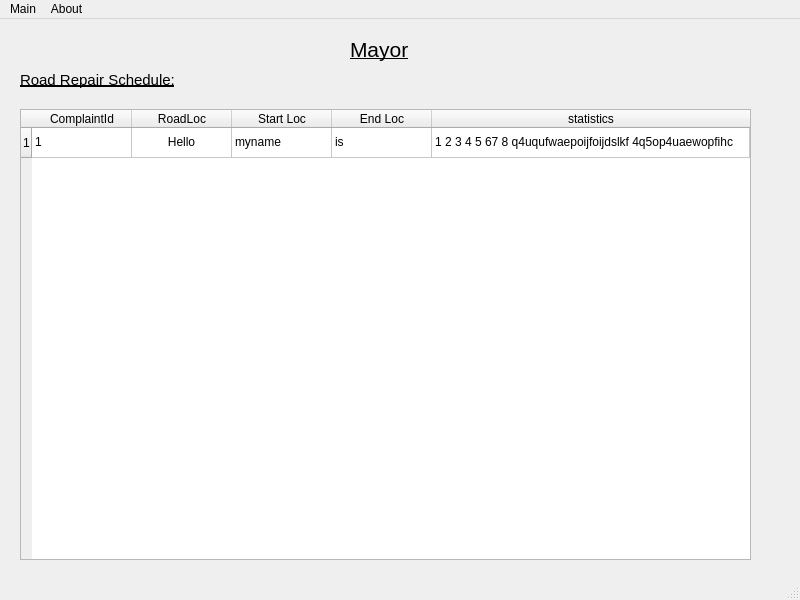
<?xml version="1.0" encoding="UTF-8"?>
<ui version="4.0">
 <class>MainMayor</class>
 <widget class="QMainWindow" name="MainMayor">
  <property name="geometry">
   <rect>
    <x>0</x>
    <y>0</y>
    <width>800</width>
    <height>600</height>
   </rect>
  </property>
  <property name="font">
   <font>
    <pointsize>9</pointsize>
   </font>
  </property>
  <property name="windowTitle">
   <string>MainWindow</string>
  </property>
  <widget class="QWidget" name="centralwidget">
   <widget class="QLabel" name="label">
    <property name="geometry">
     <rect>
      <x>350</x>
      <y>10</y>
      <width>101</width>
      <height>41</height>
     </rect>
    </property>
    <property name="font">
     <font>
      <pointsize>16</pointsize>
      <underline>true</underline>
     </font>
    </property>
    <property name="text">
     <string>Mayor</string>
    </property>
   </widget>
   <widget class="QTableWidget" name="tableWidget">
    <property name="geometry">
     <rect>
      <x>20</x>
      <y>90</y>
      <width>731</width>
      <height>451</height>
     </rect>
    </property>
    <property name="editTriggers">
     <set>QAbstractItemView::NoEditTriggers</set>
    </property>
    <attribute name="horizontalHeaderStretchLastSection">
     <bool>true</bool>
    </attribute>
    <row>
     <property name="text">
      <string>1</string>
     </property>
    </row>
    <column>
     <property name="text">
      <string>ComplaintId</string>
     </property>
    </column>
    <column>
     <property name="text">
      <string>RoadLoc</string>
     </property>
     <property name="background">
      <color>
       <red>194</red>
       <green>194</green>
       <blue>194</blue>
      </color>
     </property>
    </column>
    <column>
     <property name="text">
      <string>Start Loc</string>
     </property>
     <property name="background">
      <color>
       <red>194</red>
       <green>194</green>
       <blue>194</blue>
      </color>
     </property>
    </column>
    <column>
     <property name="text">
      <string>End Loc</string>
     </property>
     <property name="background">
      <color>
       <red>194</red>
       <green>194</green>
       <blue>194</blue>
      </color>
     </property>
    </column>
    <column>
     <property name="text">
      <string>statistics</string>
     </property>
     <property name="background">
      <color>
       <red>194</red>
       <green>194</green>
       <blue>194</blue>
      </color>
     </property>
    </column>
    <item row="0" column="0">
     <property name="text">
      <string>1</string>
     </property>
    </item>
    <item row="0" column="1">
     <property name="text">
      <string>Hello</string>
     </property>
     <property name="textAlignment">
      <set>AlignCenter</set>
     </property>
    </item>
    <item row="0" column="2">
     <property name="text">
      <string>myname </string>
     </property>
    </item>
    <item row="0" column="3">
     <property name="text">
      <string>is </string>
     </property>
    </item>
    <item row="0" column="4">
     <property name="text">
      <string>1 2 3 4 5 67 8 q4uqufwaepoijfoijdslkf 4q5op4uaewopfihc </string>
     </property>
    </item>
   </widget>
   <widget class="QLabel" name="label_2">
    <property name="geometry">
     <rect>
      <x>20</x>
      <y>50</y>
      <width>191</width>
      <height>21</height>
     </rect>
    </property>
    <property name="font">
     <font>
      <pointsize>11</pointsize>
      <underline>true</underline>
     </font>
    </property>
    <property name="text">
     <string>Road Repair Schedule:</string>
    </property>
   </widget>
  </widget>
  <widget class="QMenuBar" name="menubar">
   <property name="geometry">
    <rect>
     <x>0</x>
     <y>0</y>
     <width>800</width>
     <height>26</height>
    </rect>
   </property>
   <widget class="QMenu" name="menuMain">
    <property name="title">
     <string>Main</string>
    </property>
   </widget>
   <widget class="QMenu" name="menuAbout">
    <property name="title">
     <string>About</string>
    </property>
    <addaction name="actionDevelopers"/>
   </widget>
   <addaction name="menuMain"/>
   <addaction name="menuAbout"/>
  </widget>
  <widget class="QStatusBar" name="statusbar"/>
  <action name="actionDevelopers">
   <property name="text">
    <string>Developers</string>
   </property>
  </action>
 </widget>
 <resources/>
 <connections/>
</ui>
